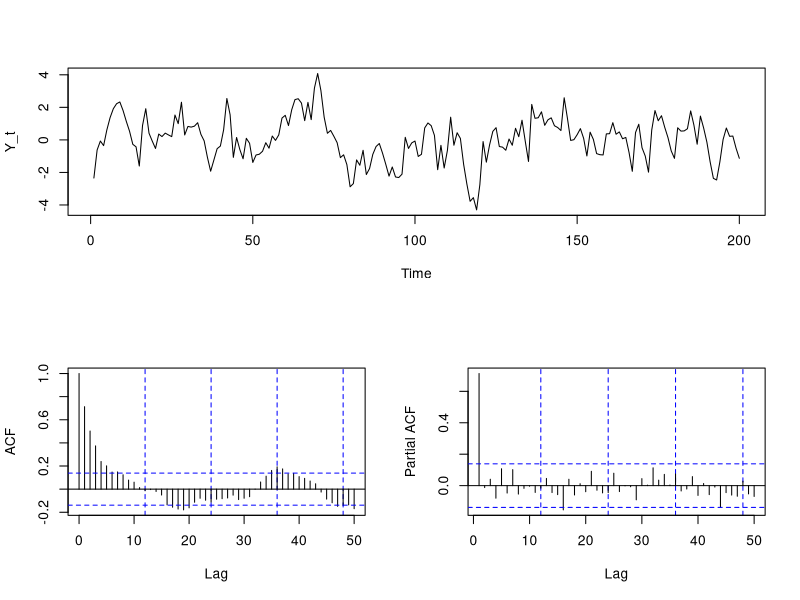

Source code (R):
## ---- chunk 1
rm(list = ls());
graphics.off();
cat("\014");
knitr::opts_chunk$set(echo = TRUE)
library(magrittr)
library(ggplot2)
library(dplyr)
## ---- chunk 2
t <- c("2015Q2", "2015Q3", "2015Q4", "2016Q1", "2016Q2", "2016Q3", "2016Q4", "2017Q1")
CPI <- c(237.9, 236.5, 238.1, 241, 241.4, 241.4, 243.8, 245.0)

df <- data.frame(t, CPI)
df

## ---- chunk 3
library(xtable)
## ---- chunk 4
set.seed(123)
#2.4.1
layout(matrix(c(1,1,2,3), 2, 2, byrow = TRUE))
sim1 = arima.sim(model=list(ar=c(0.8)),n=200)
plot(sim1,ylab='Y_t')
acf(sim1,lag.max = 50, main=NA, panel.first = abline(v=c(12*(1:(200/12))), lty=2, col='blue'))
pacf(sim1,lag.max = 50, main=NA, panel.first = abline(v=c(12*(1:(200/12))),lty=2, col='blue'))
